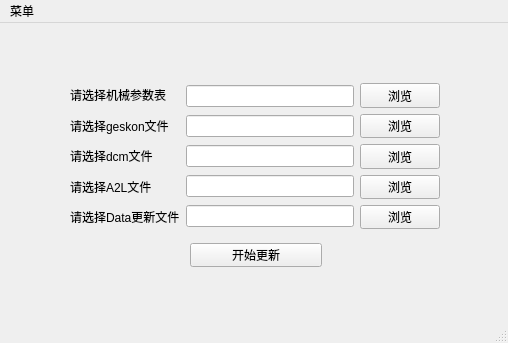
<?xml version="1.0" encoding="UTF-8"?>
<ui version="4.0">
 <class>MainWindow</class>
 <widget class="QMainWindow" name="MainWindow">
  <property name="geometry">
   <rect>
    <x>0</x>
    <y>0</y>
    <width>508</width>
    <height>343</height>
   </rect>
  </property>
  <property name="mouseTracking">
   <bool>true</bool>
  </property>
  <property name="focusPolicy">
   <enum>Qt::ClickFocus</enum>
  </property>
  <property name="windowTitle">
   <string>MainWindow</string>
  </property>
  <widget class="QWidget" name="centralwidget">
   <widget class="QSplitter" name="splitter">
    <property name="geometry">
     <rect>
      <x>70</x>
      <y>60</y>
      <width>370</width>
      <height>146</height>
     </rect>
    </property>
    <property name="orientation">
     <enum>Qt::Horizontal</enum>
    </property>
    <widget class="QSplitter" name="splitter_2">
     <property name="orientation">
      <enum>Qt::Horizontal</enum>
     </property>
     <widget class="QWidget" name="layoutWidget">
      <layout class="QGridLayout" name="gridLayout_2">
       <item row="0" column="0">
        <layout class="QVBoxLayout" name="verticalLayout">
         <item>
          <widget class="QLabel" name="label">
           <property name="text">
            <string>请选择机械参数表</string>
           </property>
          </widget>
         </item>
         <item>
          <widget class="QLabel" name="label_2">
           <property name="text">
            <string>请选择geskon文件</string>
           </property>
          </widget>
         </item>
         <item>
          <widget class="QLabel" name="label_3">
           <property name="text">
            <string>请选择dcm文件</string>
           </property>
          </widget>
         </item>
         <item>
          <widget class="QLabel" name="label_4">
           <property name="text">
            <string>请选择A2L文件</string>
           </property>
          </widget>
         </item>
         <item>
          <widget class="QLabel" name="label_5">
           <property name="text">
            <string>请选择Data更新文件</string>
           </property>
          </widget>
         </item>
        </layout>
       </item>
       <item row="0" column="1">
        <layout class="QVBoxLayout" name="verticalLayout_2">
         <item>
          <widget class="QLineEdit" name="lineEdit_2">
           <property name="enabled">
            <bool>true</bool>
           </property>
           <property name="mouseTracking">
            <bool>false</bool>
           </property>
           <property name="focusPolicy">
            <enum>Qt::StrongFocus</enum>
           </property>
           <property name="contextMenuPolicy">
            <enum>Qt::ActionsContextMenu</enum>
           </property>
          </widget>
         </item>
         <item>
          <widget class="QLineEdit" name="lineEdit_3">
           <property name="enabled">
            <bool>true</bool>
           </property>
           <property name="mouseTracking">
            <bool>false</bool>
           </property>
           <property name="focusPolicy">
            <enum>Qt::StrongFocus</enum>
           </property>
           <property name="acceptDrops">
            <bool>true</bool>
           </property>
           <property name="clearButtonEnabled">
            <bool>false</bool>
           </property>
          </widget>
         </item>
         <item>
          <widget class="QLineEdit" name="lineEdit_4">
           <property name="mouseTracking">
            <bool>false</bool>
           </property>
           <property name="focusPolicy">
            <enum>Qt::StrongFocus</enum>
           </property>
          </widget>
         </item>
         <item>
          <widget class="QLineEdit" name="lineEdit_5">
           <property name="mouseTracking">
            <bool>false</bool>
           </property>
           <property name="focusPolicy">
            <enum>Qt::StrongFocus</enum>
           </property>
          </widget>
         </item>
         <item>
          <widget class="QLineEdit" name="lineEdit_6">
           <property name="mouseTracking">
            <bool>false</bool>
           </property>
           <property name="focusPolicy">
            <enum>Qt::StrongFocus</enum>
           </property>
          </widget>
         </item>
        </layout>
       </item>
       <item row="0" column="2">
        <layout class="QGridLayout" name="gridLayout">
         <item row="1" column="0">
          <widget class="QPushButton" name="pushButton_2">
           <property name="text">
            <string>浏览</string>
           </property>
          </widget>
         </item>
         <item row="4" column="0">
          <widget class="QPushButton" name="pushButton_5">
           <property name="text">
            <string>浏览</string>
           </property>
          </widget>
         </item>
         <item row="3" column="0">
          <widget class="QPushButton" name="pushButton_4">
           <property name="text">
            <string>浏览</string>
           </property>
          </widget>
         </item>
         <item row="0" column="0">
          <widget class="QPushButton" name="pushButton">
           <property name="text">
            <string>浏览</string>
           </property>
          </widget>
         </item>
         <item row="2" column="0">
          <widget class="QPushButton" name="pushButton_3">
           <property name="text">
            <string>浏览</string>
           </property>
          </widget>
         </item>
        </layout>
       </item>
      </layout>
     </widget>
    </widget>
   </widget>
   <widget class="QPushButton" name="pushButton_6">
    <property name="geometry">
     <rect>
      <x>190</x>
      <y>220</y>
      <width>132</width>
      <height>24</height>
     </rect>
    </property>
    <property name="text">
     <string>开始更新</string>
    </property>
   </widget>
   <widget class="QWidget" name="gridLayoutWidget">
    <property name="geometry">
     <rect>
      <x>50</x>
      <y>40</y>
      <width>401</width>
      <height>221</height>
     </rect>
    </property>
    <layout class="QGridLayout" name="gridLayout_4"/>
   </widget>
  </widget>
  <widget class="QMenuBar" name="menubar">
   <property name="geometry">
    <rect>
     <x>0</x>
     <y>0</y>
     <width>508</width>
     <height>22</height>
    </rect>
   </property>
   <widget class="QMenu" name="menu">
    <property name="title">
     <string>菜单</string>
    </property>
    <addaction name="actionHelp"/>
    <addaction name="actionAbout"/>
   </widget>
   <addaction name="menu"/>
  </widget>
  <widget class="QStatusBar" name="statusbar"/>
  <action name="actionHelp">
   <property name="text">
    <string>Help</string>
   </property>
  </action>
  <action name="actionAbout">
   <property name="text">
    <string>About</string>
   </property>
  </action>
 </widget>
 <resources/>
 <connections/>
</ui>
